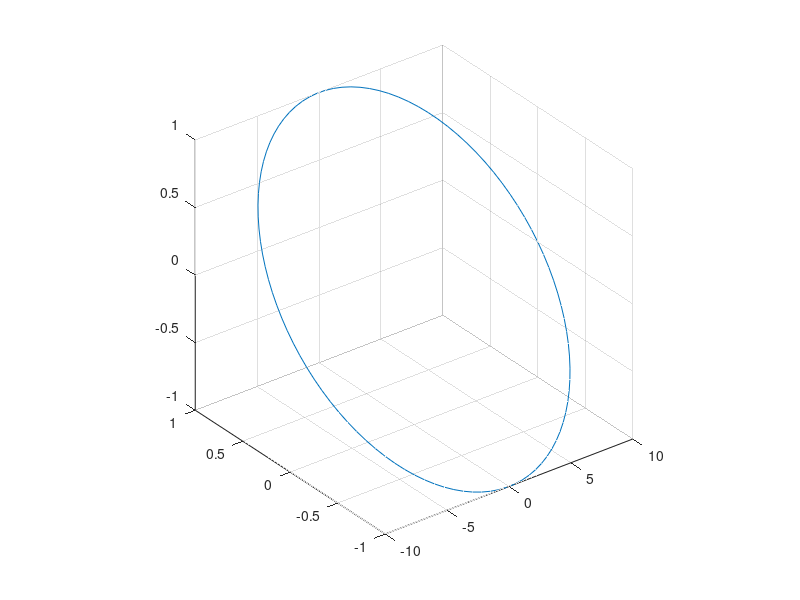

Source code (MATLAB):
%% Trajectory
% This scripts generates the interpolated data for the reference trajectory
close all; clc;

r.x = 10;
r.y = 1;
r.z = 1;

theta = linspace(0,2*pi,100);
x = r.x*cos(theta);
y = r.y*sin(theta);
z = r.z*sin(theta);
plot3(x,y,z)
grid on
axis square

% WP =...
%     [0 0 0;
%     25 0 25;
%     40 0 50;
%     60 0 50;
%     80 0 25;
%     100 0 0;
%     80 30 25;
%     60 40 50;
%     40 60 50;
%     20 80 50;
%      0 120 0; 
%     -5 100 25;
%     -5 80 30;
%    -10 60 50;
%    -10 40 50;
%    -10 25 25;
%      0  0 0];
% temp = cat(1,0,cumsum(sqrt(sum(diff(WP,[],1).^2,2))));
% interpWP = interp1(temp, WP, unique([temp(:)' linspace(0,temp(end),200)]),'cubic');
% 
% figure, hold on
% plot3(WP(:,1),WP(:,2),WP(:,3),'.b-')
% plot3(interpWP(:,1),interpWP(:,2),interpWP(:,3),'.r-')
% 
% grid on
% title('Quadcopter Trajectoy')
% axis image, view(3), legend({'Original','Interp. Spline'})
